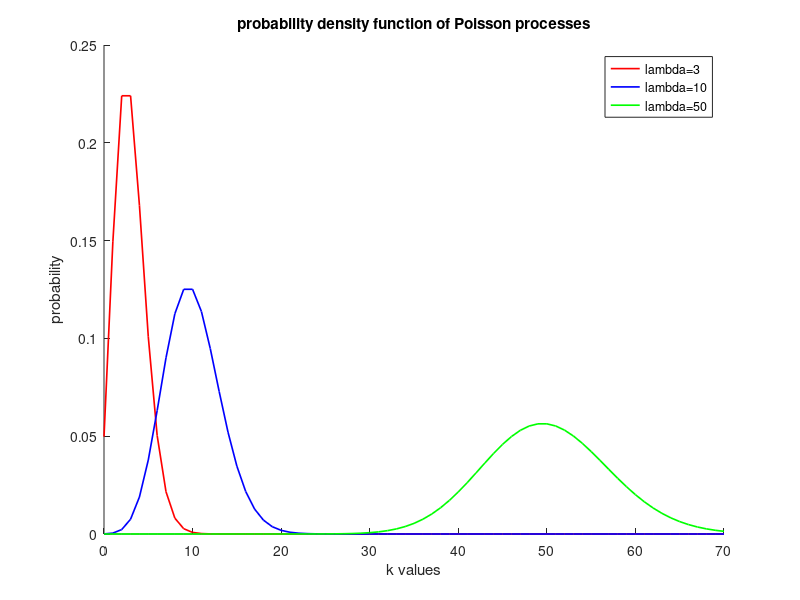

This chart was generated by the following MATLAB code: (Note: this script raises an error after producing the figure.)
clc;
clear all;
close all;


%% Poisson A
% # TASK: In a common diagram, desing the power density functions of Poisson processes
% # with lambda parameters 3,10,50. In the horizontal axes, choose k parameters 
% # between 0 and 70. 

k = 0:1:70;
lambda = [3,10,50];

for i=1:length(lambda)
  poisson(i,:) = poisspdf(k,lambda(i));
end

colors = 'rbgky';
figure(1);
hold on;
for i=1:length(lambda)
  plot(k,poisson(i,:),colors(i),'linewidth',1.2);
end
hold off;

title('probability density function of Poisson processes');
xlabel('k values');
ylabel('probability');
legend('lambda=3','lambda=10','lambda=50');
set(gcf,'color','w');
temp = getframe(gcf);
imwrite(temp.cdata, [ 'output/meros1_A.png']);
%% Poisson B

% # TASK: regarding the poisson process with parameter lambda 30, compute its mean 
% # value and variance
lambda = 30;
poisson30 = poisspdf(k,lambda);
mean_value = 0;
for i=0:(length(poisson30)-1)
  mean_value = mean_value + i.*poisson30(i+1);
end

display('mean value of Poisson with lambda 30 is');
display(mean_value);

second_moment = 0;
for i=0:(length(poisson30)-1)
  second_moment = second_moment + i.*i.*poisson30(i+1);
end

variance = second_moment - mean_value.^2;
display('Variance of Poisson with lambda 30 is');
display(variance);

%% Poisson C

% # TASK: consider the convolution of the Poisson distribution with lambda 20 with 
% # the Poisson distribution with lambda 30. 

first = find(lambda==10);
second = find(lambda==50);
poisson_first = poisson(2,:);
poisson_second = poisson(3,:);

composed = conv(poisson_first,poisson_second);
new_k = 0:1:(2*70);

figure(2);
hold on;
plot(k,poisson_first(:),colors(1),'linewidth',1.2);
plot(k,poisson_second(:),colors(2),'linewidth',1.2);
plot(new_k,composed,'ko','linewidth',2);
hold off;
title('Convolution of two Poisson processes');
xlabel('k values');
ylabel('Probability');
legend('lambda=10','lambda=50','new process');
set(gcf,'color','w');
temp = getframe(gcf);
imwrite(temp.cdata, [ 'output/meros1_C.png']);
%% Poisson D

% # TASK: show that Poisson process is the limit of the binomial distribution.
k = 0:1:50;
% # Define the desired Poisson Process
lambda = 30;
i = 1:1:5;
% n = lambda.*i; 
% p = lambda./n;
n = [ 100, 200, 300, 3000, 30000];
p = lambda./n;

figure(3);
title('Poisson process as the limit of the binomial process');
% legend('n=300','n=3000','n=30000');
xlabel('k values');
ylabel('Probability');
hold on;
for i=1:5
  binomial = binopdf(k,n(i),p(i));
  plot(k,binomial,colors(i),'linewidth',1.2);
end
legend('n=100','n=200','n=300','n=3000','n=30000');
hold off;
set(gcf,'color','w');
temp = getframe(gcf);
imwrite(temp.cdata, [ 'output/meros1_D.png']);